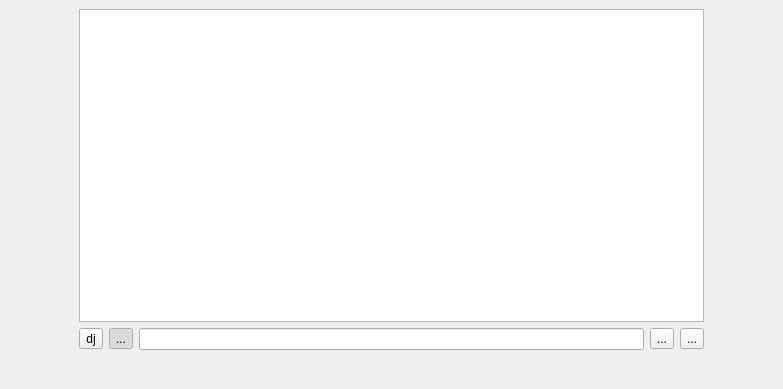
<?xml version="1.0" encoding="UTF-8"?>
<ui version="4.0">
 <class>simple_public</class>
 <widget class="QDockWidget" name="simple_public">
  <property name="geometry">
   <rect>
    <x>0</x>
    <y>0</y>
    <width>783</width>
    <height>389</height>
   </rect>
  </property>
  <property name="minimumSize">
   <size>
    <width>710</width>
    <height>389</height>
   </size>
  </property>
  <property name="windowTitle">
   <string>Public Chat</string>
  </property>
  <widget class="QWidget" name="dockWidgetContents">
   <property name="minimumSize">
    <size>
     <width>710</width>
     <height>0</height>
    </size>
   </property>
   <layout class="QGridLayout" name="gridLayout">
    <item row="0" column="0">
     <layout class="QVBoxLayout" name="totem2">
      <item>
       <widget class="QLabel" name="label_27">
        <property name="minimumSize">
         <size>
          <width>64</width>
          <height>64</height>
         </size>
        </property>
        <property name="maximumSize">
         <size>
          <width>64</width>
          <height>64</height>
         </size>
        </property>
        <property name="baseSize">
         <size>
          <width>64</width>
          <height>64</height>
         </size>
        </property>
        <property name="text">
         <string/>
        </property>
        <property name="pixmap">
         <pixmap resource="icons.qrc">:/new/prefix1/greenguy.png</pixmap>
        </property>
        <property name="scaledContents">
         <bool>true</bool>
        </property>
       </widget>
      </item>
      <item>
       <widget class="QLabel" name="label_28">
        <property name="minimumSize">
         <size>
          <width>64</width>
          <height>64</height>
         </size>
        </property>
        <property name="maximumSize">
         <size>
          <width>64</width>
          <height>64</height>
         </size>
        </property>
        <property name="baseSize">
         <size>
          <width>64</width>
          <height>64</height>
         </size>
        </property>
        <property name="text">
         <string/>
        </property>
        <property name="pixmap">
         <pixmap resource="icons.qrc">:/new/prefix1/greenguy.png</pixmap>
        </property>
        <property name="scaledContents">
         <bool>true</bool>
        </property>
       </widget>
      </item>
      <item>
       <widget class="QLabel" name="label_29">
        <property name="minimumSize">
         <size>
          <width>64</width>
          <height>64</height>
         </size>
        </property>
        <property name="maximumSize">
         <size>
          <width>64</width>
          <height>64</height>
         </size>
        </property>
        <property name="baseSize">
         <size>
          <width>64</width>
          <height>64</height>
         </size>
        </property>
        <property name="text">
         <string/>
        </property>
        <property name="pixmap">
         <pixmap resource="icons.qrc">:/new/prefix1/greenguy.png</pixmap>
        </property>
        <property name="scaledContents">
         <bool>true</bool>
        </property>
       </widget>
      </item>
      <item>
       <widget class="QLabel" name="label_30">
        <property name="minimumSize">
         <size>
          <width>64</width>
          <height>64</height>
         </size>
        </property>
        <property name="maximumSize">
         <size>
          <width>64</width>
          <height>64</height>
         </size>
        </property>
        <property name="baseSize">
         <size>
          <width>64</width>
          <height>64</height>
         </size>
        </property>
        <property name="text">
         <string/>
        </property>
        <property name="pixmap">
         <pixmap resource="icons.qrc">:/new/prefix1/greenguy.png</pixmap>
        </property>
        <property name="scaledContents">
         <bool>true</bool>
        </property>
       </widget>
      </item>
      <item>
       <widget class="QLabel" name="label_31">
        <property name="minimumSize">
         <size>
          <width>64</width>
          <height>64</height>
         </size>
        </property>
        <property name="maximumSize">
         <size>
          <width>64</width>
          <height>64</height>
         </size>
        </property>
        <property name="baseSize">
         <size>
          <width>64</width>
          <height>64</height>
         </size>
        </property>
        <property name="text">
         <string/>
        </property>
        <property name="pixmap">
         <pixmap resource="icons.qrc">:/new/prefix1/greenguy.png</pixmap>
        </property>
        <property name="scaledContents">
         <bool>true</bool>
        </property>
       </widget>
      </item>
     </layout>
    </item>
    <item row="0" column="1">
     <layout class="QVBoxLayout" name="verticalLayout">
      <item>
       <widget class="chattext" name="text_display">
        <property name="textInteractionFlags">
         <set>Qt::LinksAccessibleByKeyboard|Qt::LinksAccessibleByMouse|Qt::TextBrowserInteraction|Qt::TextSelectableByKeyboard|Qt::TextSelectableByMouse</set>
        </property>
        <property name="openLinks">
         <bool>false</bool>
        </property>
       </widget>
      </item>
      <item>
       <layout class="QHBoxLayout" name="horizontalLayout">
        <item>
         <widget class="QToolButton" name="dj">
          <property name="text">
           <string>dj</string>
          </property>
         </widget>
        </item>
        <item>
         <widget class="QToolButton" name="send_snapchat">
          <property name="text">
           <string>...</string>
          </property>
          <property name="checkable">
           <bool>true</bool>
          </property>
          <property name="checked">
           <bool>true</bool>
          </property>
         </widget>
        </item>
        <item>
         <widget class="QLineEdit" name="text_enter"/>
        </item>
        <item>
         <widget class="QToolButton" name="mute">
          <property name="text">
           <string>...</string>
          </property>
         </widget>
        </item>
        <item>
         <widget class="QToolButton" name="toolButton_admin">
          <property name="text">
           <string>...</string>
          </property>
         </widget>
        </item>
       </layout>
      </item>
      <item>
       <layout class="QHBoxLayout" name="totem3">
        <item>
         <widget class="QLabel" name="label_37">
          <property name="minimumSize">
           <size>
            <width>24</width>
            <height>24</height>
           </size>
          </property>
          <property name="maximumSize">
           <size>
            <width>24</width>
            <height>24</height>
           </size>
          </property>
          <property name="baseSize">
           <size>
            <width>24</width>
            <height>24</height>
           </size>
          </property>
          <property name="text">
           <string/>
          </property>
          <property name="pixmap">
           <pixmap resource="icons.qrc">:/new/prefix1/greenguy.png</pixmap>
          </property>
          <property name="scaledContents">
           <bool>true</bool>
          </property>
         </widget>
        </item>
        <item>
         <widget class="QLabel" name="label_38">
          <property name="minimumSize">
           <size>
            <width>24</width>
            <height>24</height>
           </size>
          </property>
          <property name="maximumSize">
           <size>
            <width>24</width>
            <height>24</height>
           </size>
          </property>
          <property name="baseSize">
           <size>
            <width>24</width>
            <height>24</height>
           </size>
          </property>
          <property name="text">
           <string/>
          </property>
          <property name="pixmap">
           <pixmap resource="icons.qrc">:/new/prefix1/greenguy.png</pixmap>
          </property>
          <property name="scaledContents">
           <bool>true</bool>
          </property>
         </widget>
        </item>
        <item>
         <widget class="QLabel" name="label_39">
          <property name="minimumSize">
           <size>
            <width>24</width>
            <height>24</height>
           </size>
          </property>
          <property name="maximumSize">
           <size>
            <width>24</width>
            <height>24</height>
           </size>
          </property>
          <property name="baseSize">
           <size>
            <width>24</width>
            <height>24</height>
           </size>
          </property>
          <property name="text">
           <string/>
          </property>
          <property name="pixmap">
           <pixmap resource="icons.qrc">:/new/prefix1/greenguy.png</pixmap>
          </property>
          <property name="scaledContents">
           <bool>true</bool>
          </property>
         </widget>
        </item>
        <item>
         <widget class="QLabel" name="label_40">
          <property name="minimumSize">
           <size>
            <width>24</width>
            <height>24</height>
           </size>
          </property>
          <property name="maximumSize">
           <size>
            <width>24</width>
            <height>24</height>
           </size>
          </property>
          <property name="baseSize">
           <size>
            <width>24</width>
            <height>24</height>
           </size>
          </property>
          <property name="text">
           <string/>
          </property>
          <property name="pixmap">
           <pixmap resource="icons.qrc">:/new/prefix1/greenguy.png</pixmap>
          </property>
          <property name="scaledContents">
           <bool>true</bool>
          </property>
         </widget>
        </item>
        <item>
         <widget class="QLabel" name="label_41">
          <property name="minimumSize">
           <size>
            <width>24</width>
            <height>24</height>
           </size>
          </property>
          <property name="maximumSize">
           <size>
            <width>24</width>
            <height>24</height>
           </size>
          </property>
          <property name="baseSize">
           <size>
            <width>24</width>
            <height>24</height>
           </size>
          </property>
          <property name="text">
           <string/>
          </property>
          <property name="pixmap">
           <pixmap resource="icons.qrc">:/new/prefix1/greenguy.png</pixmap>
          </property>
          <property name="scaledContents">
           <bool>true</bool>
          </property>
         </widget>
        </item>
        <item>
         <widget class="QLabel" name="label_42">
          <property name="minimumSize">
           <size>
            <width>24</width>
            <height>24</height>
           </size>
          </property>
          <property name="maximumSize">
           <size>
            <width>24</width>
            <height>24</height>
           </size>
          </property>
          <property name="baseSize">
           <size>
            <width>24</width>
            <height>24</height>
           </size>
          </property>
          <property name="text">
           <string/>
          </property>
          <property name="pixmap">
           <pixmap resource="icons.qrc">:/new/prefix1/greenguy.png</pixmap>
          </property>
          <property name="scaledContents">
           <bool>true</bool>
          </property>
         </widget>
        </item>
        <item>
         <widget class="QLabel" name="label_43">
          <property name="minimumSize">
           <size>
            <width>24</width>
            <height>24</height>
           </size>
          </property>
          <property name="maximumSize">
           <size>
            <width>24</width>
            <height>24</height>
           </size>
          </property>
          <property name="baseSize">
           <size>
            <width>24</width>
            <height>24</height>
           </size>
          </property>
          <property name="text">
           <string/>
          </property>
          <property name="pixmap">
           <pixmap resource="icons.qrc">:/new/prefix1/greenguy.png</pixmap>
          </property>
          <property name="scaledContents">
           <bool>true</bool>
          </property>
         </widget>
        </item>
        <item>
         <widget class="QLabel" name="label_44">
          <property name="minimumSize">
           <size>
            <width>24</width>
            <height>24</height>
           </size>
          </property>
          <property name="maximumSize">
           <size>
            <width>24</width>
            <height>24</height>
           </size>
          </property>
          <property name="baseSize">
           <size>
            <width>24</width>
            <height>24</height>
           </size>
          </property>
          <property name="text">
           <string/>
          </property>
          <property name="pixmap">
           <pixmap resource="icons.qrc">:/new/prefix1/greenguy.png</pixmap>
          </property>
          <property name="scaledContents">
           <bool>true</bool>
          </property>
         </widget>
        </item>
        <item>
         <widget class="QLabel" name="label_45">
          <property name="minimumSize">
           <size>
            <width>24</width>
            <height>24</height>
           </size>
          </property>
          <property name="maximumSize">
           <size>
            <width>24</width>
            <height>24</height>
           </size>
          </property>
          <property name="baseSize">
           <size>
            <width>24</width>
            <height>24</height>
           </size>
          </property>
          <property name="text">
           <string/>
          </property>
          <property name="pixmap">
           <pixmap resource="icons.qrc">:/new/prefix1/greenguy.png</pixmap>
          </property>
          <property name="scaledContents">
           <bool>true</bool>
          </property>
         </widget>
        </item>
        <item>
         <widget class="QLabel" name="label_46">
          <property name="minimumSize">
           <size>
            <width>24</width>
            <height>24</height>
           </size>
          </property>
          <property name="maximumSize">
           <size>
            <width>24</width>
            <height>24</height>
           </size>
          </property>
          <property name="baseSize">
           <size>
            <width>24</width>
            <height>24</height>
           </size>
          </property>
          <property name="text">
           <string/>
          </property>
          <property name="pixmap">
           <pixmap resource="icons.qrc">:/new/prefix1/greenguy.png</pixmap>
          </property>
          <property name="scaledContents">
           <bool>true</bool>
          </property>
         </widget>
        </item>
        <item>
         <widget class="QLabel" name="label_47">
          <property name="minimumSize">
           <size>
            <width>24</width>
            <height>24</height>
           </size>
          </property>
          <property name="maximumSize">
           <size>
            <width>24</width>
            <height>24</height>
           </size>
          </property>
          <property name="baseSize">
           <size>
            <width>24</width>
            <height>24</height>
           </size>
          </property>
          <property name="text">
           <string/>
          </property>
          <property name="pixmap">
           <pixmap resource="icons.qrc">:/new/prefix1/greenguy.png</pixmap>
          </property>
          <property name="scaledContents">
           <bool>true</bool>
          </property>
         </widget>
        </item>
        <item>
         <widget class="QLabel" name="label_48">
          <property name="minimumSize">
           <size>
            <width>24</width>
            <height>24</height>
           </size>
          </property>
          <property name="maximumSize">
           <size>
            <width>24</width>
            <height>24</height>
           </size>
          </property>
          <property name="baseSize">
           <size>
            <width>24</width>
            <height>24</height>
           </size>
          </property>
          <property name="text">
           <string/>
          </property>
          <property name="pixmap">
           <pixmap resource="icons.qrc">:/new/prefix1/greenguy.png</pixmap>
          </property>
          <property name="scaledContents">
           <bool>true</bool>
          </property>
         </widget>
        </item>
        <item>
         <widget class="QLabel" name="label_49">
          <property name="minimumSize">
           <size>
            <width>24</width>
            <height>24</height>
           </size>
          </property>
          <property name="maximumSize">
           <size>
            <width>24</width>
            <height>24</height>
           </size>
          </property>
          <property name="baseSize">
           <size>
            <width>24</width>
            <height>24</height>
           </size>
          </property>
          <property name="text">
           <string/>
          </property>
          <property name="pixmap">
           <pixmap resource="icons.qrc">:/new/prefix1/greenguy.png</pixmap>
          </property>
          <property name="scaledContents">
           <bool>true</bool>
          </property>
         </widget>
        </item>
        <item>
         <widget class="QLabel" name="label_50">
          <property name="minimumSize">
           <size>
            <width>24</width>
            <height>24</height>
           </size>
          </property>
          <property name="maximumSize">
           <size>
            <width>24</width>
            <height>24</height>
           </size>
          </property>
          <property name="baseSize">
           <size>
            <width>24</width>
            <height>24</height>
           </size>
          </property>
          <property name="text">
           <string/>
          </property>
          <property name="pixmap">
           <pixmap resource="icons.qrc">:/new/prefix1/greenguy.png</pixmap>
          </property>
          <property name="scaledContents">
           <bool>true</bool>
          </property>
         </widget>
        </item>
        <item>
         <widget class="QLabel" name="label_51">
          <property name="minimumSize">
           <size>
            <width>24</width>
            <height>24</height>
           </size>
          </property>
          <property name="maximumSize">
           <size>
            <width>24</width>
            <height>24</height>
           </size>
          </property>
          <property name="baseSize">
           <size>
            <width>24</width>
            <height>24</height>
           </size>
          </property>
          <property name="text">
           <string/>
          </property>
          <property name="pixmap">
           <pixmap resource="icons.qrc">:/new/prefix1/greenguy.png</pixmap>
          </property>
          <property name="scaledContents">
           <bool>true</bool>
          </property>
         </widget>
        </item>
        <item>
         <widget class="QLabel" name="label_52">
          <property name="minimumSize">
           <size>
            <width>24</width>
            <height>24</height>
           </size>
          </property>
          <property name="maximumSize">
           <size>
            <width>24</width>
            <height>24</height>
           </size>
          </property>
          <property name="baseSize">
           <size>
            <width>24</width>
            <height>24</height>
           </size>
          </property>
          <property name="text">
           <string/>
          </property>
          <property name="pixmap">
           <pixmap resource="icons.qrc">:/new/prefix1/greenguy.png</pixmap>
          </property>
          <property name="scaledContents">
           <bool>true</bool>
          </property>
         </widget>
        </item>
        <item>
         <widget class="QLabel" name="label_54">
          <property name="minimumSize">
           <size>
            <width>24</width>
            <height>24</height>
           </size>
          </property>
          <property name="maximumSize">
           <size>
            <width>24</width>
            <height>24</height>
           </size>
          </property>
          <property name="baseSize">
           <size>
            <width>24</width>
            <height>24</height>
           </size>
          </property>
          <property name="text">
           <string/>
          </property>
          <property name="pixmap">
           <pixmap resource="icons.qrc">:/new/prefix1/greenguy.png</pixmap>
          </property>
          <property name="scaledContents">
           <bool>true</bool>
          </property>
         </widget>
        </item>
        <item>
         <widget class="QLabel" name="label_56">
          <property name="minimumSize">
           <size>
            <width>24</width>
            <height>24</height>
           </size>
          </property>
          <property name="maximumSize">
           <size>
            <width>24</width>
            <height>24</height>
           </size>
          </property>
          <property name="baseSize">
           <size>
            <width>24</width>
            <height>24</height>
           </size>
          </property>
          <property name="text">
           <string/>
          </property>
          <property name="pixmap">
           <pixmap resource="icons.qrc">:/new/prefix1/greenguy.png</pixmap>
          </property>
          <property name="scaledContents">
           <bool>true</bool>
          </property>
         </widget>
        </item>
        <item>
         <widget class="QLabel" name="label_57">
          <property name="minimumSize">
           <size>
            <width>24</width>
            <height>24</height>
           </size>
          </property>
          <property name="maximumSize">
           <size>
            <width>24</width>
            <height>24</height>
           </size>
          </property>
          <property name="baseSize">
           <size>
            <width>24</width>
            <height>24</height>
           </size>
          </property>
          <property name="text">
           <string/>
          </property>
          <property name="pixmap">
           <pixmap resource="icons.qrc">:/new/prefix1/greenguy.png</pixmap>
          </property>
          <property name="scaledContents">
           <bool>true</bool>
          </property>
         </widget>
        </item>
        <item>
         <widget class="QLabel" name="label_55">
          <property name="minimumSize">
           <size>
            <width>24</width>
            <height>24</height>
           </size>
          </property>
          <property name="maximumSize">
           <size>
            <width>24</width>
            <height>24</height>
           </size>
          </property>
          <property name="baseSize">
           <size>
            <width>24</width>
            <height>24</height>
           </size>
          </property>
          <property name="text">
           <string/>
          </property>
          <property name="pixmap">
           <pixmap resource="icons.qrc">:/new/prefix1/greenguy.png</pixmap>
          </property>
          <property name="scaledContents">
           <bool>true</bool>
          </property>
         </widget>
        </item>
        <item>
         <widget class="QLabel" name="label_53">
          <property name="minimumSize">
           <size>
            <width>24</width>
            <height>24</height>
           </size>
          </property>
          <property name="maximumSize">
           <size>
            <width>24</width>
            <height>24</height>
           </size>
          </property>
          <property name="baseSize">
           <size>
            <width>24</width>
            <height>24</height>
           </size>
          </property>
          <property name="text">
           <string/>
          </property>
          <property name="pixmap">
           <pixmap resource="icons.qrc">:/new/prefix1/greenguy.png</pixmap>
          </property>
          <property name="scaledContents">
           <bool>true</bool>
          </property>
         </widget>
        </item>
        <item>
         <widget class="QLabel" name="label_59">
          <property name="minimumSize">
           <size>
            <width>24</width>
            <height>24</height>
           </size>
          </property>
          <property name="maximumSize">
           <size>
            <width>24</width>
            <height>24</height>
           </size>
          </property>
          <property name="baseSize">
           <size>
            <width>24</width>
            <height>24</height>
           </size>
          </property>
          <property name="text">
           <string/>
          </property>
          <property name="pixmap">
           <pixmap resource="icons.qrc">:/new/prefix1/greenguy.png</pixmap>
          </property>
          <property name="scaledContents">
           <bool>true</bool>
          </property>
         </widget>
        </item>
       </layout>
      </item>
     </layout>
    </item>
    <item row="0" column="2">
     <layout class="QVBoxLayout" name="totem1">
      <item>
       <widget class="QLabel" name="label_32">
        <property name="minimumSize">
         <size>
          <width>64</width>
          <height>64</height>
         </size>
        </property>
        <property name="maximumSize">
         <size>
          <width>64</width>
          <height>64</height>
         </size>
        </property>
        <property name="baseSize">
         <size>
          <width>64</width>
          <height>64</height>
         </size>
        </property>
        <property name="text">
         <string/>
        </property>
        <property name="pixmap">
         <pixmap resource="icons.qrc">:/new/prefix1/greenguy.png</pixmap>
        </property>
        <property name="scaledContents">
         <bool>true</bool>
        </property>
       </widget>
      </item>
      <item>
       <widget class="QLabel" name="label_33">
        <property name="minimumSize">
         <size>
          <width>64</width>
          <height>64</height>
         </size>
        </property>
        <property name="maximumSize">
         <size>
          <width>64</width>
          <height>64</height>
         </size>
        </property>
        <property name="baseSize">
         <size>
          <width>64</width>
          <height>64</height>
         </size>
        </property>
        <property name="text">
         <string/>
        </property>
        <property name="pixmap">
         <pixmap resource="icons.qrc">:/new/prefix1/greenguy.png</pixmap>
        </property>
        <property name="scaledContents">
         <bool>true</bool>
        </property>
       </widget>
      </item>
      <item>
       <widget class="QLabel" name="label_34">
        <property name="minimumSize">
         <size>
          <width>64</width>
          <height>64</height>
         </size>
        </property>
        <property name="maximumSize">
         <size>
          <width>64</width>
          <height>64</height>
         </size>
        </property>
        <property name="baseSize">
         <size>
          <width>64</width>
          <height>64</height>
         </size>
        </property>
        <property name="text">
         <string/>
        </property>
        <property name="pixmap">
         <pixmap resource="icons.qrc">:/new/prefix1/greenguy.png</pixmap>
        </property>
        <property name="scaledContents">
         <bool>true</bool>
        </property>
       </widget>
      </item>
      <item>
       <widget class="QLabel" name="label_35">
        <property name="minimumSize">
         <size>
          <width>64</width>
          <height>64</height>
         </size>
        </property>
        <property name="maximumSize">
         <size>
          <width>64</width>
          <height>64</height>
         </size>
        </property>
        <property name="baseSize">
         <size>
          <width>64</width>
          <height>64</height>
         </size>
        </property>
        <property name="text">
         <string/>
        </property>
        <property name="pixmap">
         <pixmap resource="icons.qrc">:/new/prefix1/greenguy.png</pixmap>
        </property>
        <property name="scaledContents">
         <bool>true</bool>
        </property>
       </widget>
      </item>
      <item>
       <widget class="QLabel" name="label_36">
        <property name="minimumSize">
         <size>
          <width>64</width>
          <height>64</height>
         </size>
        </property>
        <property name="maximumSize">
         <size>
          <width>64</width>
          <height>64</height>
         </size>
        </property>
        <property name="baseSize">
         <size>
          <width>64</width>
          <height>64</height>
         </size>
        </property>
        <property name="text">
         <string/>
        </property>
        <property name="pixmap">
         <pixmap resource="icons.qrc">:/new/prefix1/greenguy.png</pixmap>
        </property>
        <property name="scaledContents">
         <bool>true</bool>
        </property>
       </widget>
      </item>
     </layout>
    </item>
   </layout>
  </widget>
  <action name="actionAdmin">
   <property name="icon">
    <iconset resource="icons.qrc">
     <normaloff>:/new/red32/icons/PrimaryCons_Red_KenSaunders/PNGs/32x32/Stop-32x32.png</normaloff>:/new/red32/icons/PrimaryCons_Red_KenSaunders/PNGs/32x32/Stop-32x32.png</iconset>
   </property>
   <property name="text">
    <string>Admin</string>
   </property>
   <property name="toolTip">
    <string>Show admin dialog</string>
   </property>
  </action>
  <action name="actionShow_Chatbox_ctx">
   <property name="text">
    <string>Show Chatbox</string>
   </property>
  </action>
  <action name="actionCompose_msg_ctx">
   <property name="text">
    <string>Audio/Video msg...</string>
   </property>
  </action>
  <action name="actionIgnore_user_ctx">
   <property name="text">
    <string>Ignore user</string>
   </property>
  </action>
  <action name="actionKick_user_off_podium">
   <property name="text">
    <string>Kick user off podium</string>
   </property>
  </action>
  <action name="actionView_profile_ctx">
   <property name="text">
    <string>View profile...</string>
   </property>
  </action>
  <action name="actionAdmin_ctx">
   <property name="text">
    <string>Admin...</string>
   </property>
  </action>
  <action name="actionDj">
   <property name="checkable">
    <bool>true</bool>
   </property>
   <property name="text">
    <string>dj</string>
   </property>
   <property name="toolTip">
    <string>Request podium</string>
   </property>
  </action>
  <action name="actionMute">
   <property name="checkable">
    <bool>true</bool>
   </property>
   <property name="icon">
    <iconset resource="icons.qrc">
     <normaloff>:/new/green32/icons/PrimaryCons_Green_KenSaunders/PNGs/32x32/Music4-32x32.png</normaloff>
     <normalon>:/new/red32/icons/PrimaryCons_Red_KenSaunders/PNGs/32x32/music 2-32x32.png</normalon>:/new/green32/icons/PrimaryCons_Green_KenSaunders/PNGs/32x32/Music4-32x32.png</iconset>
   </property>
   <property name="text">
    <string>Mute</string>
   </property>
   <property name="toolTip">
    <string>Turn off audio from lobby</string>
   </property>
  </action>
  <action name="actionSend_snapchat">
   <property name="checkable">
    <bool>true</bool>
   </property>
   <property name="checked">
    <bool>true</bool>
   </property>
   <property name="icon">
    <iconset resource="icons.qrc">
     <normaloff>:/new/red32/icons/PrimaryCons_Red_KenSaunders/PNGs/32x32/Media1-32x32.png</normaloff>
     <normalon>:/new/green32/icons/PrimaryCons_Green_KenSaunders/PNGs/32x32/Media1-32x32.png</normalon>:/new/red32/icons/PrimaryCons_Red_KenSaunders/PNGs/32x32/Media1-32x32.png</iconset>
   </property>
   <property name="text">
    <string>Send_snapchat</string>
   </property>
   <property name="toolTip">
    <string>Send picture with chat</string>
   </property>
  </action>
 </widget>
 <customwidgets>
  <customwidget>
   <class>chattext</class>
   <extends>QTextBrowser</extends>
   <header>chattext.h</header>
  </customwidget>
 </customwidgets>
 <resources>
  <include location="icons.qrc"/>
 </resources>
 <connections/>
</ui>
